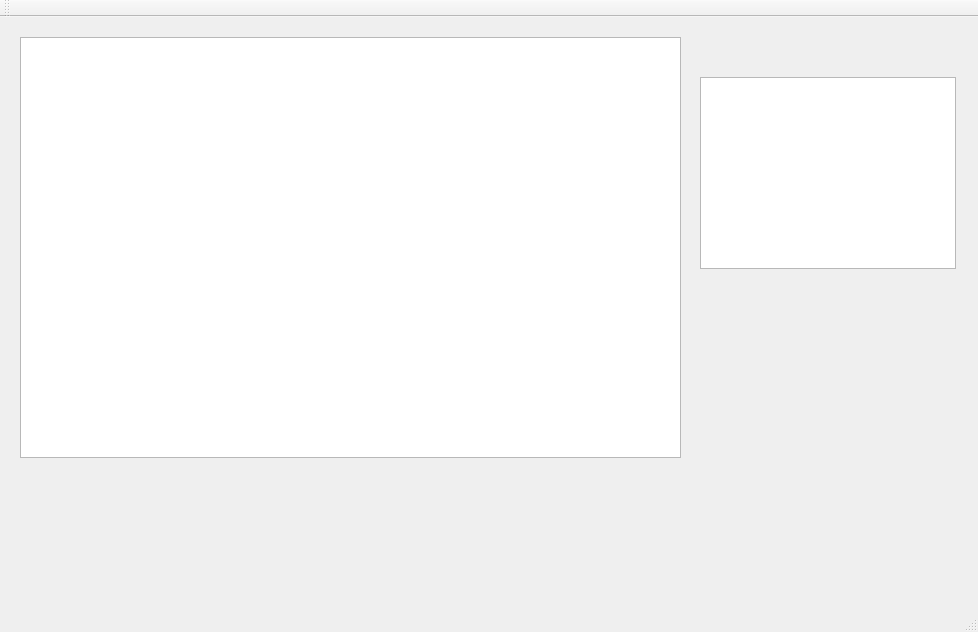
<?xml version="1.0" encoding="UTF-8"?>
<ui version="4.0">
 <class>MainWindow</class>
 <widget class="QMainWindow" name="MainWindow">
  <property name="geometry">
   <rect>
    <x>0</x>
    <y>0</y>
    <width>978</width>
    <height>632</height>
   </rect>
  </property>
  <property name="windowTitle">
   <string>MainWindow</string>
  </property>
  <widget class="QWidget" name="centralWidget">
   <widget class="QTableView" name="tableView">
    <property name="geometry">
     <rect>
      <x>20</x>
      <y>20</y>
      <width>661</width>
      <height>421</height>
     </rect>
    </property>
    <property name="selectionMode">
     <enum>QAbstractItemView::ExtendedSelection</enum>
    </property>
   </widget>
   <widget class="QTextBrowser" name="textBrowser">
    <property name="geometry">
     <rect>
      <x>700</x>
      <y>60</y>
      <width>256</width>
      <height>192</height>
     </rect>
    </property>
   </widget>
  </widget>
  <widget class="QMenuBar" name="menuBar">
   <property name="geometry">
    <rect>
     <x>0</x>
     <y>0</y>
     <width>978</width>
     <height>22</height>
    </rect>
   </property>
  </widget>
  <widget class="QToolBar" name="mainToolBar">
   <attribute name="toolBarArea">
    <enum>TopToolBarArea</enum>
   </attribute>
   <attribute name="toolBarBreak">
    <bool>false</bool>
   </attribute>
  </widget>
  <widget class="QStatusBar" name="statusBar"/>
 </widget>
 <layoutdefault spacing="6" margin="11"/>
 <resources/>
 <connections/>
</ui>
